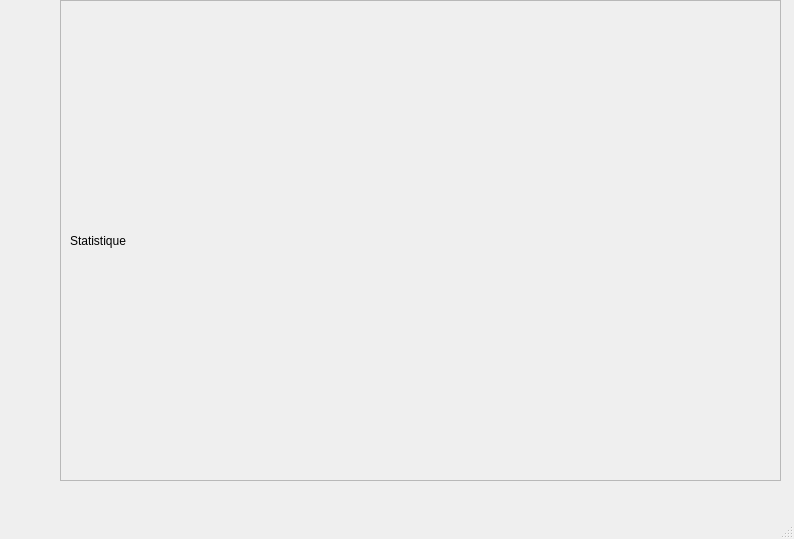
<?xml version="1.0" encoding="UTF-8"?>
<ui version="4.0">
 <class>MainWindow</class>
 <widget class="QMainWindow" name="MainWindow">
  <property name="geometry">
   <rect>
    <x>0</x>
    <y>0</y>
    <width>794</width>
    <height>539</height>
   </rect>
  </property>
  <property name="windowTitle">
   <string>MainWindow</string>
  </property>
  <widget class="QWidget" name="centralwidget">
   <widget class="QFrame" name="frame">
    <property name="geometry">
     <rect>
      <x>60</x>
      <y>0</y>
      <width>721</width>
      <height>481</height>
     </rect>
    </property>
    <property name="frameShape">
     <enum>QFrame::Shape::StyledPanel</enum>
    </property>
    <property name="frameShadow">
     <enum>QFrame::Shadow::Raised</enum>
    </property>
    <layout class="QVBoxLayout" name="verticalLayout_2">
     <item>
      <layout class="QVBoxLayout" name="verticalLayout">
       <item>
        <widget class="QLabel" name="label">
         <property name="text">
          <string>Statistique</string>
         </property>
        </widget>
       </item>
       <item>
        <layout class="QGridLayout" name="gridLayout"/>
       </item>
      </layout>
     </item>
    </layout>
   </widget>
  </widget>
  <widget class="QMenuBar" name="menubar">
   <property name="geometry">
    <rect>
     <x>0</x>
     <y>0</y>
     <width>794</width>
     <height>33</height>
    </rect>
   </property>
  </widget>
  <widget class="QStatusBar" name="statusbar"/>
 </widget>
 <resources/>
 <connections/>
</ui>
